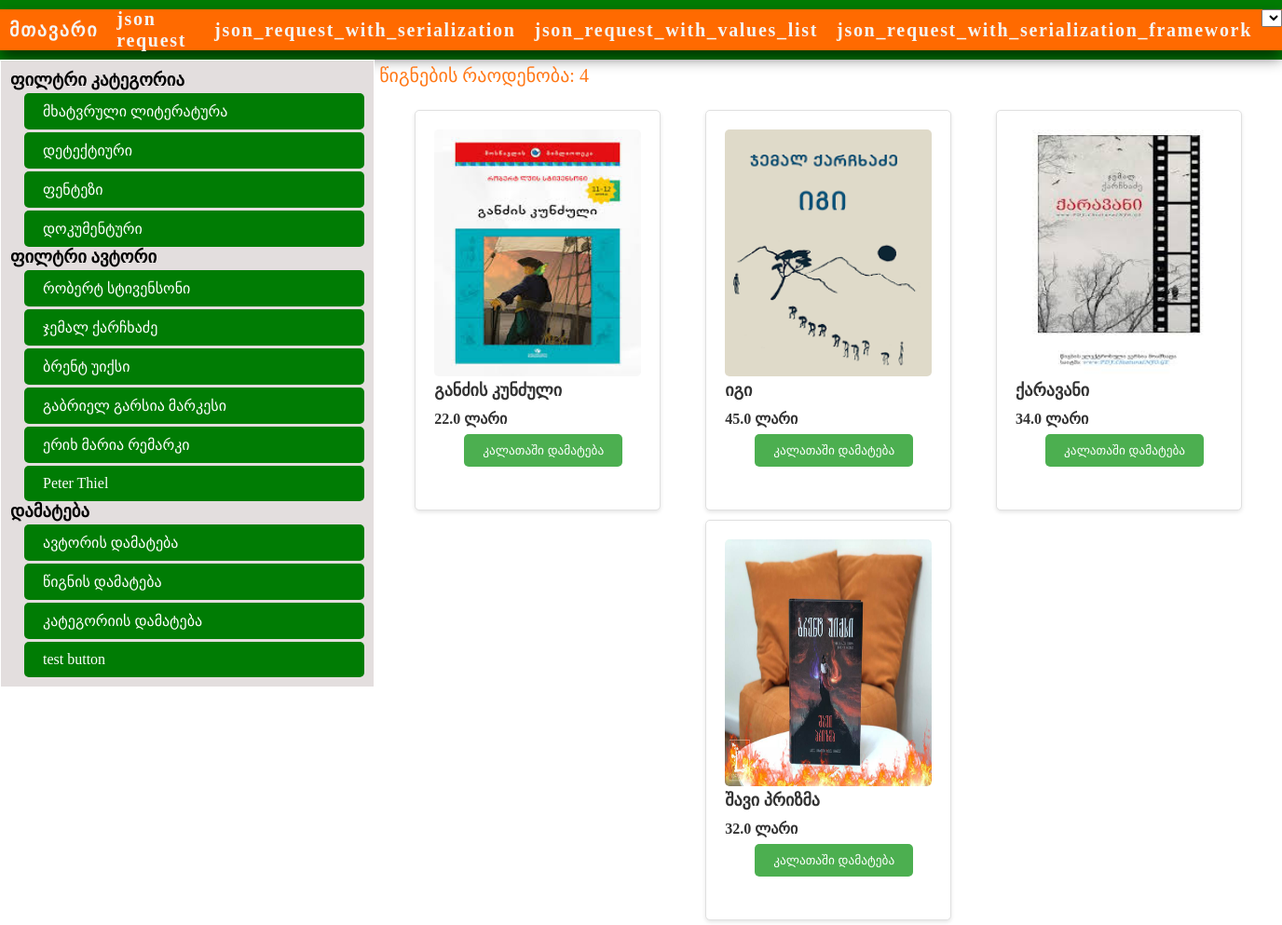
The app's page /, older data.
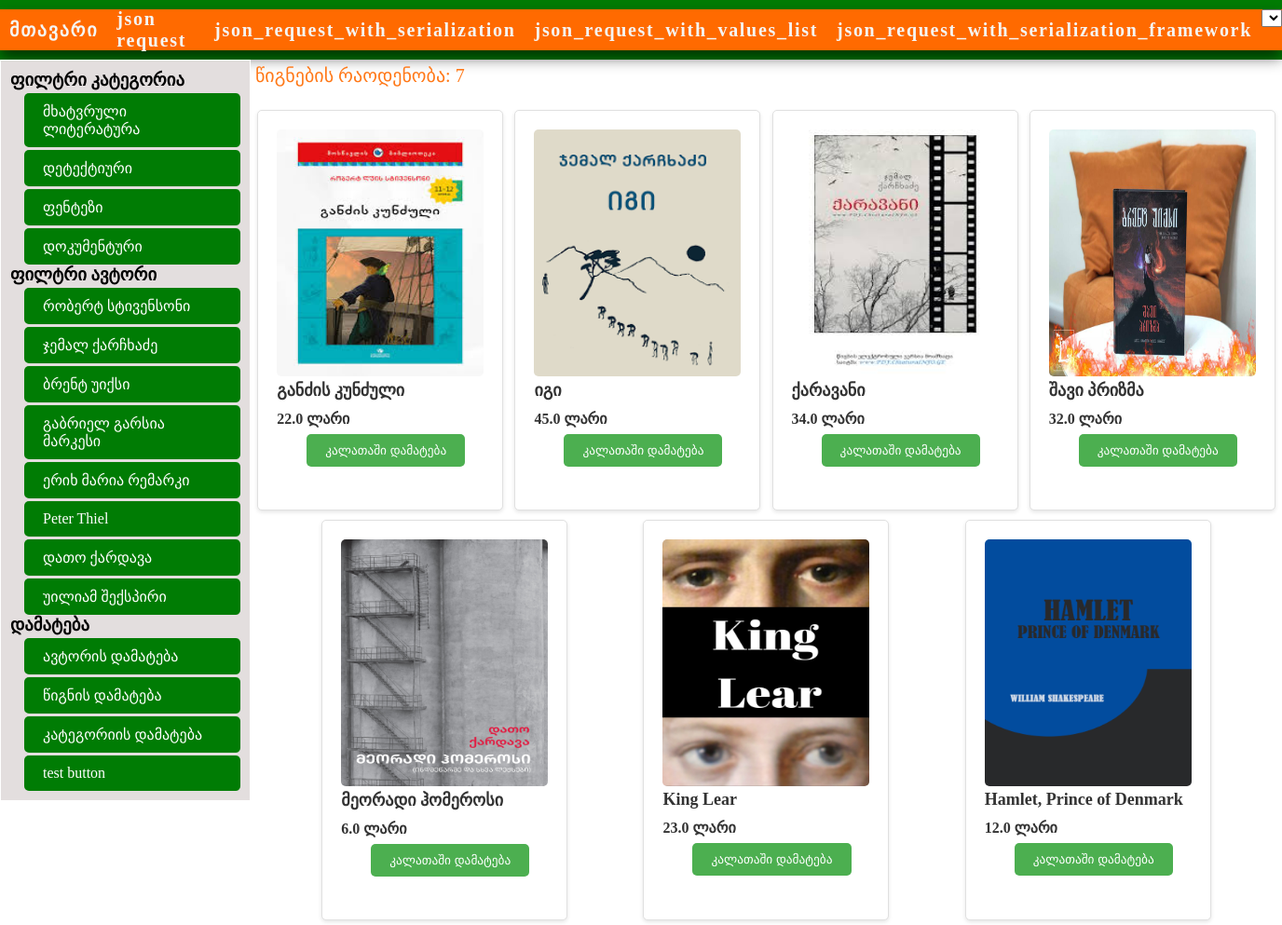
The same page, newer data.
### market/models.py (models this page shows, shortened)
class Category(models.Model):
    name = models.CharField(max_length=50, db_index=True, verbose_name=_('Category'))
    class Meta:
        verbose_name_plural = _('Categoryes')
        verbose_name = _('Category')

class Author(models.Model):
    name = models.CharField(max_length=50, db_index=True, verbose_name=_('Author'))
    class Meta:
        verbose_name_plural = _('Authors')
        verbose_name = _('Author')

class Book(models.Model):
    category = models.ForeignKey('Category', null=True, on_delete=models.PROTECT, verbose_name=_('Category'),
                                 related_name='FKcategpry')
    author = models.ManyToManyField('Author', verbose_name=_('Author'),  related_name='FKAuthor')
    name = models.CharField(max_length=255, verbose_name=_('Book Name'))
    page_count = models.IntegerField(verbose_name=_('List Count'))
    price = models.FloatField(null=True, blank=True, verbose_name=_("Price"))
    image = models.ImageField(upload_to='mediafiles/', null=True)
    published = models.DateTimeField(auto_now_add=True, db_index=True, verbose_name="")
    class Meta:
        verbose_name_plural = _("books")
        verbose_name = _("book")

### market/views.py (the view)
# urls.py: path('', index, name='index'),
def index(request):
    books = Book.objects.all()
    category = Category.objects.all()
    author = Author.objects.all()
    context = {
        'books': books,
        'category': category,
        'author': author
    }
    return render(request, 'market/index.html', context)

### market/templates/market/index.html (shortened to what this page needs)
{% extends "base.html" %}
{% block content %}
    <div class="contentDiv">
     <p class="Total_Books">წიგნების რაოდენობა: {{ books.count }}</p>
    <div class="centralDiv">
    {% for book in books %}
        <a class="product" href="{% url 'product' book.pk %}">
      <img src="{{ book.image.url }}" alt="Product 1">
      <div class="product-details">
        <h2 class="product-name">{{ book.name }}</h2>
        <span class="product-price">{{ book.price }} ლარი</span>
      </div>
      <button class="add-to-cart">კალათაში დამატება</button>
    </a>
    {% endfor %}
    </div>
    </div>
{% endblock %}

### templates/base.html (shortened to what this page needs)
{% load static %}
<!DOCTYPE html>
<html lang="en">
<head>
    <link rel="stylesheet" href="{% static 'style.css' %}">
</head>
<header>
  <nav class="navbar">
    <a href="{% url 'index' %}" class="nav-button">მთავარი</a>
    <a href="{% url 'json_request' %}" class="nav-button">json request</a>
    <a href="{% url 'json_request_with_serialization' %}" class="nav-button">json_request_with_serialization</a>
    <a href="{% url 'json_request_with_values_list' %}" class="nav-button">json_request_with_values_list</a>
    <a href="{% url 'json_request_with_serialization_framework' %}" class="nav-button">json_request_with_serialization_framework</a>
  <form action="{% url 'set_language' %}" method="post" id="language-form">
    <select name="language" id="language-select" onchange="this.form.submit()">
    </select>
</form>
  </nav>
</header>
<body>
    <div class="bodyDiv">
        <div class="leftDiv">
            <h3>ფილტრი კატეგორია</h3>
        <div class="filterDivs">
                {% for categoryItem in category %}
                <a class="filterItem"  href="{% url 'by_category' categoryItem.pk %}">
                    {{ categoryItem.name }}
                </a>
                {% endfor %}
          </div>
            <h3>ფილტრი ავტორი</h3>
        <div class="filterDivs">
                {% for authorItem in author %}
                <a class="filterItem" href="{% url 'by_author' authorItem.id %}">
                    {{ authorItem.name }}
                </a>
                {% endfor %}
          </div>
             <h3>დამატება</h3>
        <div class="filterDivs">
                    <a class="filterItem" href="{% url 'add_author' %}">
                        ავტორის დამატება
                    </a>
                    <a class="filterItem" href="{% url 'add_book' %}">
                        წიგნის დამატება
                    </a>
                    <a class="filterItem" href="{% url 'add_category' %}">
                        კატეგორიის დამატება
                    </a>
                    <a class="filterItem" href="{% url 'test' %}">
                        test button
                    </a>
          </div>
        </div>
        {% block content %}{% endblock %}
    </div>
</body>
</html>

### market/static/style.css (style rules this page uses)
* { margin: 0; padding: 0; box-sizing: border-box; user-select: none; -moz-user-select: none; -webkit-user-select: none; }
a { text-decoration: none; color: #333; }
header { background-color:#007c04; padding: 10px 0; }
.navbar { background-color: #ff6a00; display: flex; justify-content: space-evenly; box-shadow: 0px 8px 16px 0px rgba(0, 0, 0, 0.603); z-index: -500; font-size: calc( 10vw / 15); }
.nav-button { background: -webkit-linear-gradient(to right, #2196F3, #00adef); border-radius: 6px; letter-spacing: 0.085em; display: flex; justify-content: center; align-items: center; width: auto; height: 44px; color: whitesmoke; padding: 10px; transition: all .3s ease; font-weight: bold; font-size: 20px; }
.bodyDiv { display: flex; flex-direction: row; height: 100%; width: 100%; }
.leftDiv { border: 1px solid white; width: 450px; background-color: #e3dede; padding: 10px; height: 100%; }
.centralDiv { width: 100%; display: flex; flex-wrap: wrap; justify-content: space-evenly; }
.filterDivs { padding-left: 15px; display: flex; flex-direction: column; }
.filterItem { display: inline-block; padding: 10px 20px; background-color: #007c04; color: white; text-decoration: none; border-radius: 5px; transition: background-color 0.3s, transform 0.2s; margin-top:3px }
.product { background-color: #ffffff; border: 1px solid #e0e0e0; border-radius: 5px; padding: 20px; box-shadow: 0 2px 4px rgba(0, 0, 0, 0.1); height: 430px; transition: background-color 0.8s, transform 0.2s; margin: 5px; }
.product img { width: 222px; height: 265px; border-radius: 5px; }
.product-name { font-size: 18px; font-weight: bold; margin-bottom: 10px; }
.product-price { font-weight: bold; color: #333333; }
.add-to-cart { background-color: #4CAF50; color: white; border: none; padding: 10px 20px; border-radius: 5px; cursor: pointer; transition: background-color 0.3s; margin-left: 32px; margin-top: 7px; }
.Total_Books { color: #ff7817; font-size: 20px; padding: 5px; padding-bottom: 20px; }

Row changes from the older to the newer data that the page shows:
added Author: name "დათო ქარდავა"
added Author: name "უილიამ შექსპირი"
added Book: image (picture), name "მეორადი ჰომეროსი", price "6.0"
added Book: image (picture), name "King Lear", price "23.0"
added Book: image (picture), name "Hamlet, Prince of Denmark", price "12.0"
Text that changed along with them:
{{ books.count }}: "4" → "7"
